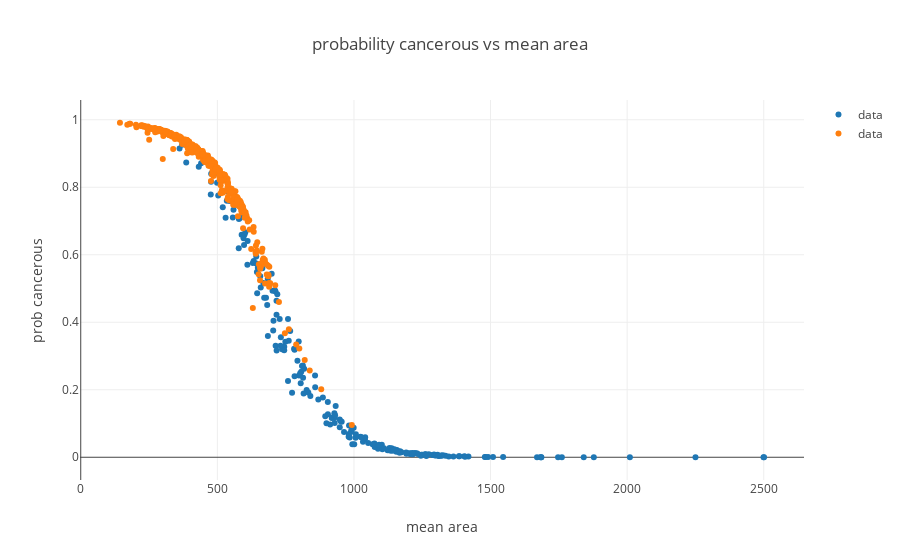

Notebook code for this chart:
### Markdown cell above
So we can see our classifier is assigning a higher likelihood of the cancerous cells in fact being cancerous.

### Code cell
benign_sigmoid_trace = trace_values(df_benign['mean_area'], df_benign['prediction_probs'])
cancerous_sigmoid_trace = trace_values(df_cancerous['mean_area'], df_cancerous['prediction_probs'])
plot([benign_sigmoid_trace, cancerous_sigmoid_trace], layout = {'xaxis': {'title': 'mean area'}, 'yaxis': {'title': 'prob cancerous'}, 'title': 'probability cancerous vs mean area'})

### Figure 1 — Plotly figure (JSON) as saved in the notebook; plotly's stock layout.template omitted (floating-point values rounded to 4 significant figures; data arrays with more than 128 entries replaced by an {"elided": "..."} marker saying what was removed)
{"data": [{"mode": "markers", "name": "data", "text": [], "type": "scatter", "uid": "b40e5180-fe3f-4304-aaf3-43c55f109a40", "x": {"elided": "212 float values"}, "y": {"elided": "212 float values"}}, {"mode": "markers", "name": "data", "text": [], "type": "scatter", "uid": "866dd609-2dd7-4134-b5c1-68eb4ab3a29b", "x": {"elided": "357 float values"}, "y": {"elided": "357 float values"}}], "layout": {"autosize": true, "title": {"text": "probability cancerous vs mean area"}, "xaxis": {"autorange": true, "range": [-1.241, 2646.0], "title": {"text": "mean area"}, "type": "linear"}, "yaxis": {"autorange": true, "range": [-0.0726, 1.064], "title": {"text": "prob cancerous"}, "type": "linear"}}}
